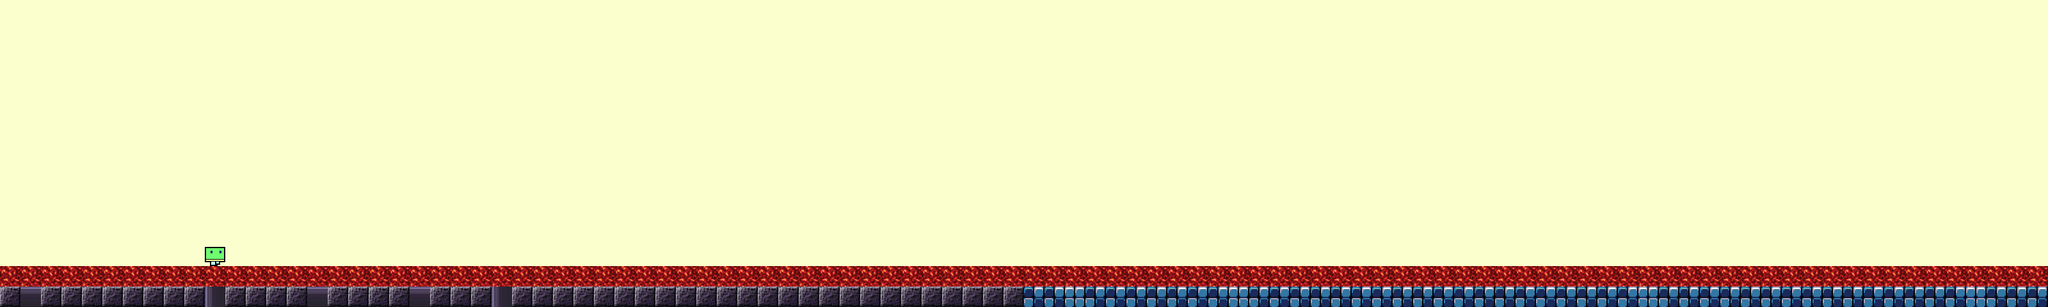

A level layout from a 2D game, rendered from its tile map. Below: a short description, then the map file with tile-grid data replaced by summaries:
An orthogonal 100x15 tile map with 32x32 px tiles, 6 tile layers (Layer 0 tiles, Layer 1 underlays tiles, Layer 2 underlays sprites and player, Layer 3 underlays sprites and mobs, ...), 6 tilesets.

<map version="1.0" tiledversion="1.0.3" orientation="orthogonal" renderorder="right-down" width="100" height="15" tilewidth="32" tileheight="32" nextobjectid="1">
 <tileset firstgid="1" name="0" tilewidth="32" tileheight="32" tilecount="800" columns="8">
  <image source="../images/map0Tiles.png" width="256" height="3200" />
 </tileset>
 <tileset firstgid="801" name="1" tilewidth="32" tileheight="32" tilecount="1512" columns="8">
  <image source="../images/map1UnderlaysTiles.png" width="256" height="6050" />
 </tileset>
 <tileset firstgid="2313" name="2" tilewidth="32" tileheight="32" tilecount="64" columns="8">
  <image source="../images/map2UnderlaysSpritesAndPlayer.png" width="256" height="256" />
 </tileset>
 <tileset firstgid="2377" name="3" tilewidth="32" tileheight="32" tilecount="368" columns="8">
  <image source="../images/map3UnderlaysSpritesAndMobs.png" width="256" height="1500" />
 </tileset>
 <tileset firstgid="2745" name="4" tilewidth="32" tileheight="32" tilecount="120" columns="8">
  <image source="../images/map4OverlaysSprites.png" width="256" height="500" />
 </tileset>
 <tileset firstgid="2865" name="5" tilewidth="32" tileheight="32" tilecount="1000" columns="8">
  <image source="../images/map5OverlaysTiles.png" width="256" height="4000" />
 </tileset>
 <layer name="Layer 0 tiles" width="100" height="15">
  <data>[1500 cells, 1500 non-empty, 7 distinct tile ids]</data>
 </layer>
 <layer name="Layer 1 underlays tiles" width="100" height="15">
  <data>[1500 cells, 0 non-empty, 0 distinct tile ids]</data>
 </layer>
 <layer name="Layer 2 underlays sprites and player" width="100" height="15">
  <data>[1500 cells, 1 non-empty, 1 distinct tile ids]</data>
 </layer>
 <layer name="Layer 3 underlays sprites and mobs" width="100" height="15">
  <data>[1500 cells, 108 non-empty, 3 distinct tile ids]</data>
 </layer>
 <layer name="Layer 4 overlays sprites" width="100" height="15">
  <data>[1500 cells, 0 non-empty, 0 distinct tile ids]</data>
 </layer>
 <layer name="Layer 5 overlays tiles" width="100" height="15">
  <data>[1500 cells, 0 non-empty, 0 distinct tile ids]</data>
 </layer>
</map>
